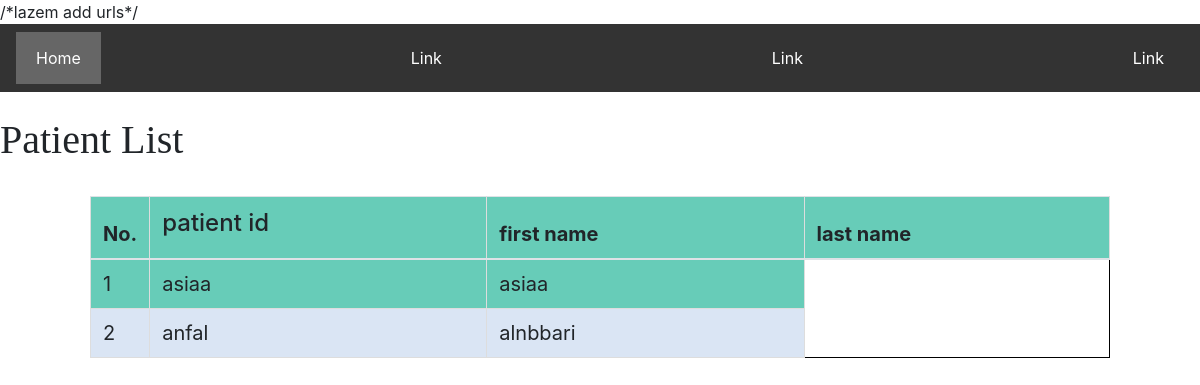
Before: /patientList/ with the older database file.
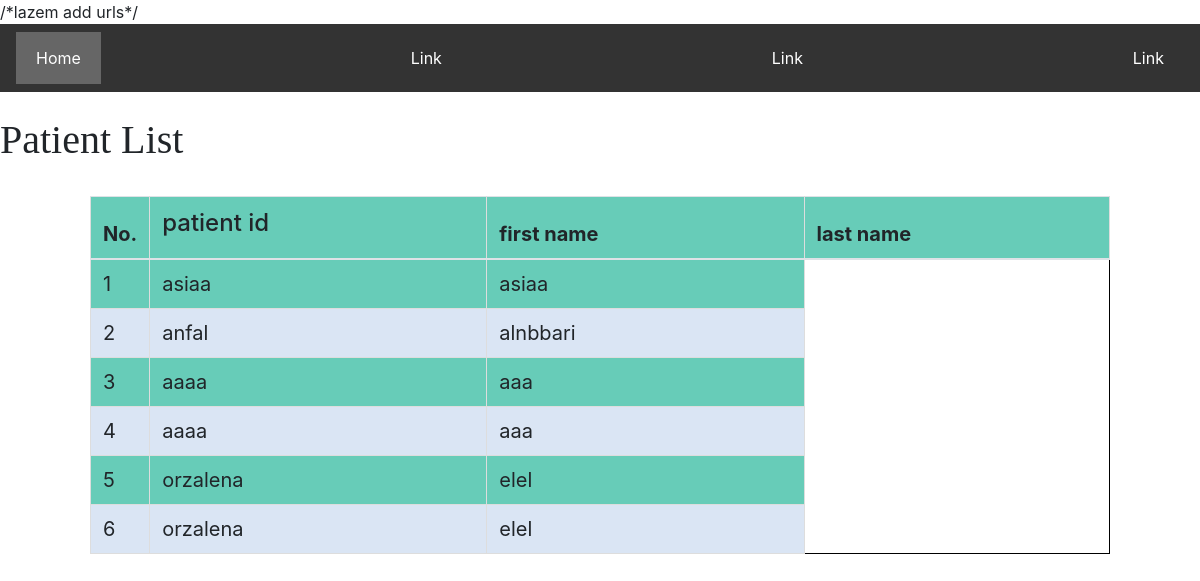
After: the same page with the newer database file.
### core/models.py (models this page shows)
class patient_a(models.Model):
    patientֹID=models.CharField(max_length=20,null = True)
    First_name=models.CharField(max_length=20,null = True)
    Last_name=models.CharField(max_length=20,null = True)
    Phone_Number=models.CharField(max_length=10,null=True)
    Address=models.TextField(max_length=50,null=True)
    Email_Address=models.CharField(max_length=30,null=True)
    Birth_Date=models.DateField(null=True)
    password_patientֹ=models.CharField(max_length=20,null = True)
    class Meta:
        db_table = 'patient_a'

### core/views.py (the view)
# urls.py: path('patientList/',patientList.as_view(),name="patientList"),
class patientList(ListView):
    model = patient_a
    template_name = 'patientList.html'

### Templates/patientList.html (shortened to what this page needs)
<div class="navbar">
  <a href="#" class="active">Home</a>
  <a href="#">Link</a>
  <a href="#">Link</a>
  <a href="#" class="right">Link</a>
</div>
<head>
  <link rel="stylesheet" type="text/css" href="https://stackpath.bootstrapcdn.com/bootstrap/4.5.2/css/bootstrap.min.css">
</head>
<div class="header">
  <br>
  <h1>Patient List</h1>
  <br>
</div>
    <table class='table'>
        <thead>
          <tr>
            <th style="width:5%">No.</th>
            <th><h4>patient id</h4></th>
            <th>first name</th>
            <th>last name </th>
          </tr>
        </thead>
        {%for patient_a in object_list%}
          <tr>
            <td>{{forloop.counter}}</td>
            <td>{{patient_a.First_name}}</td>
            <td>{{patient_a.Last_name}}</td>
          </tr>
        {% endfor %}
    </table>

### Templates/patientList.html (style rules this page uses)
.navbar { overflow: hidden; background-color: #333; position: sticky; position: -webkit-sticky; top: 0; }
.navbar a { float: left; display: block; color: white; text-align: center; padding: 14px 20px; text-decoration: none; }
.navbar a.right { float: right; }
.navbar a.active { background-color: #666; color: white; }
.table { border: 1px solid black; font-size: 20px; text-align: center; width: 85%; margin: auto; text-align: center; }
.table tr:nth-child(odd) { background: #67ccb8 }
.table tr:nth-child(even) { background: #dae5f4 }
td, th { border: 1px solid #dddddd; text-align: left; padding: 8px; }
tr:nth-child(even) { background-color: #dddddd; }
.header h1 { font-size: 40px; font-family: 'Times New Roman', serif; }

Changed rows visible on the page:
added patient_a: First_name "aaaa", Last_name "aaa"
added patient_a: First_name "aaaa", Last_name "aaa"
added patient_a: First_name "orzalena", Last_name "elel"
added patient_a: First_name "orzalena", Last_name "elel"
